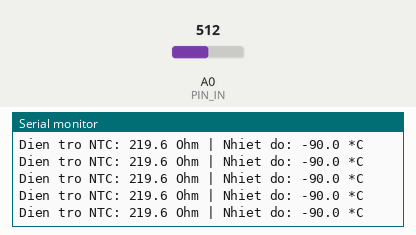
The sketch below on a simulated Arduino Uno, built with avr-gcc and run on an emulated ATmega328P. On the bench: the last lines printed to the serial monitor. Inputs (shaded band) come from the test bench; at power-on: A0 (PIN_IN) = 512.

Above: at 6.4 s.
6.5 s: A0 (PIN_IN) set to 167
At 6.9 s:
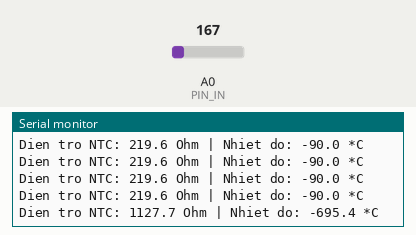
9.5 s: A0 (PIN_IN) set to 196
At 10.0 s:
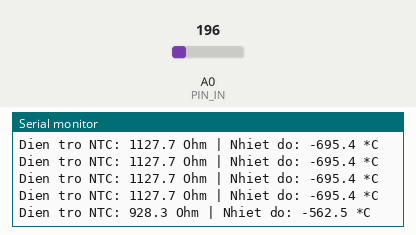
18.5 s: A0 (PIN_IN) set to 484
At 18.9 s:
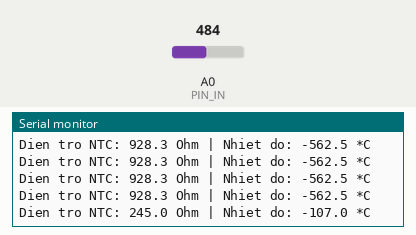
21.5 s: A0 (PIN_IN) set to 508
At 22.0 s:
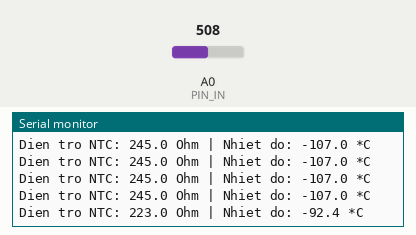
Timing chart, 0 to 24.5 s (numbered marks = the images above; inputs shaded):
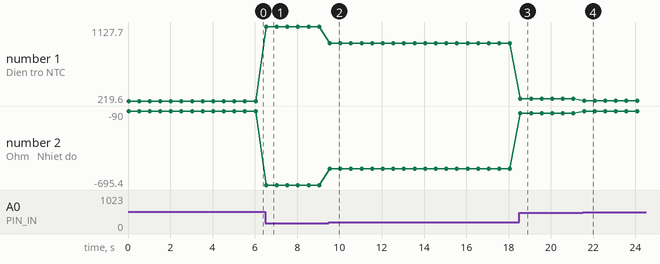

The sketch:

BLKLab_PRJ_53_Lam_Nhiet_Ke_Don_Gian_Voi_Arduino.ino
```cpp
/*=================================================================================================
 * BANLINHKIEN.COM                                            *
 ==================================================================================================
*/

// --- KHAI BÁO CẤU HÌNH ---
const int PIN_IN = A0;                // Chân nhận tín hiệu Analog
const float SERIES_RESISTOR = 220.0;   // Điện trở cố định 220 Ohm (Mắc từ A0 xuống GND)
const float NOMINAL_RESISTANCE = 47.0; // Điện trở NTC 47D tại 25°C

void setup() {
  pinMode(PIN_IN, INPUT);
  Serial.begin(9600);
  Serial.println("He thong do nhiet do - BANLINHKIEN.COM");
}

void loop() {
  // 1. Đọc giá trị Analog từ cảm biến
  int analogValue = analogRead(PIN_IN);

  // 2. Tính điện áp tại chân A0 (Thang đo 0-5V tương ứng 0-1023)
  float voltage = analogValue * (5.0 / 1023.0);

  // 3. Tính điện trở hiện tại của NTC 47D
  // Công thức: R_ntc = R_fixed * ( (Vin / Vout) - 1 )
  float resistance;
  resistance = SERIES_RESISTOR * ( (5.0 / voltage) - 1.0 );

  // 4. Công thức xấp xỉ tuyến tính (Chỉ chính xác quanh vùng 25 - 30 độ C)
  // Hệ số 1.5 đại diện cho sự thay đổi Ohm trên mỗi độ C (đặc trưng cho NTC 47D)
  float temperature = 25.0 + (NOMINAL_RESISTANCE - resistance) / 1.5;

  // 5. HIỂN THỊ KẾT QUẢ
  Serial.print("Dien tro NTC: ");
  Serial.print(resistance, 1);
  Serial.print(" Ohm | Nhiet do: ");
  Serial.print(temperature, 1); // In 1 chữ số thập phân
  Serial.println(" *C");

  delay(500); // Đợi 0.5 giây trước lần đo tiếp theo
}
```

Measured:
- after the input at 6.5 s, the serial monitor: prints a new line at once (image 1)
- after the input at 9.5 s, the serial monitor: prints a new line at once (image 2)
- after the input at 18.5 s, the serial monitor: prints a new line after 0.06 s (image 3)
- after the input at 21.5 s, the serial monitor: prints a new line after 0.07 s (image 4)
- plotted number 1: 219.6 → 1127.7 after the input at 6.5 s, 1127.7 → 928.3 after the input at 9.5 s, 928.3 → 245 after the input at 18.5 s, 245 → 223 after the input at 21.5 s
- plotted number 2: -90 → -695.4 after the input at 6.5 s, -695.4 → -562.5 after the input at 9.5 s, -562.5 → -107 after the input at 18.5 s, -107 → -92.4 after the input at 21.5 s
